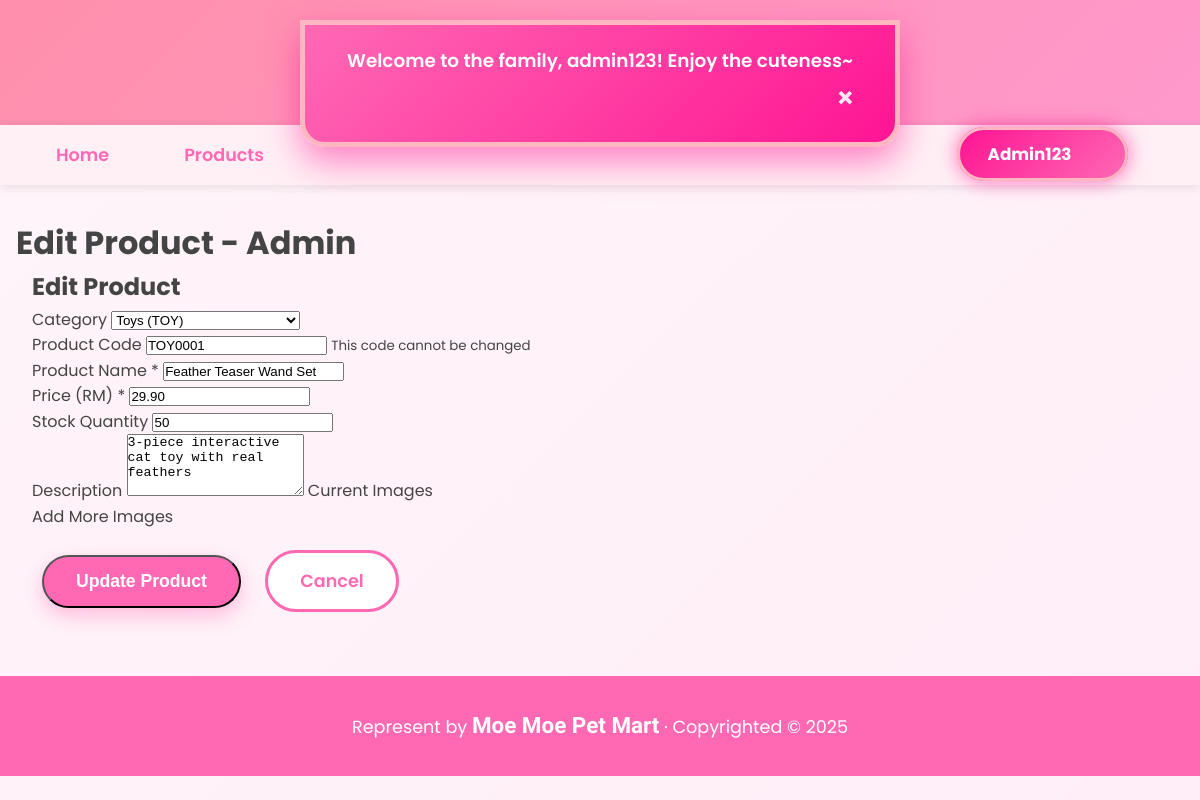
/admin/product_edit.php?id=1 (signed in), run on an earlier commit of the app's database.
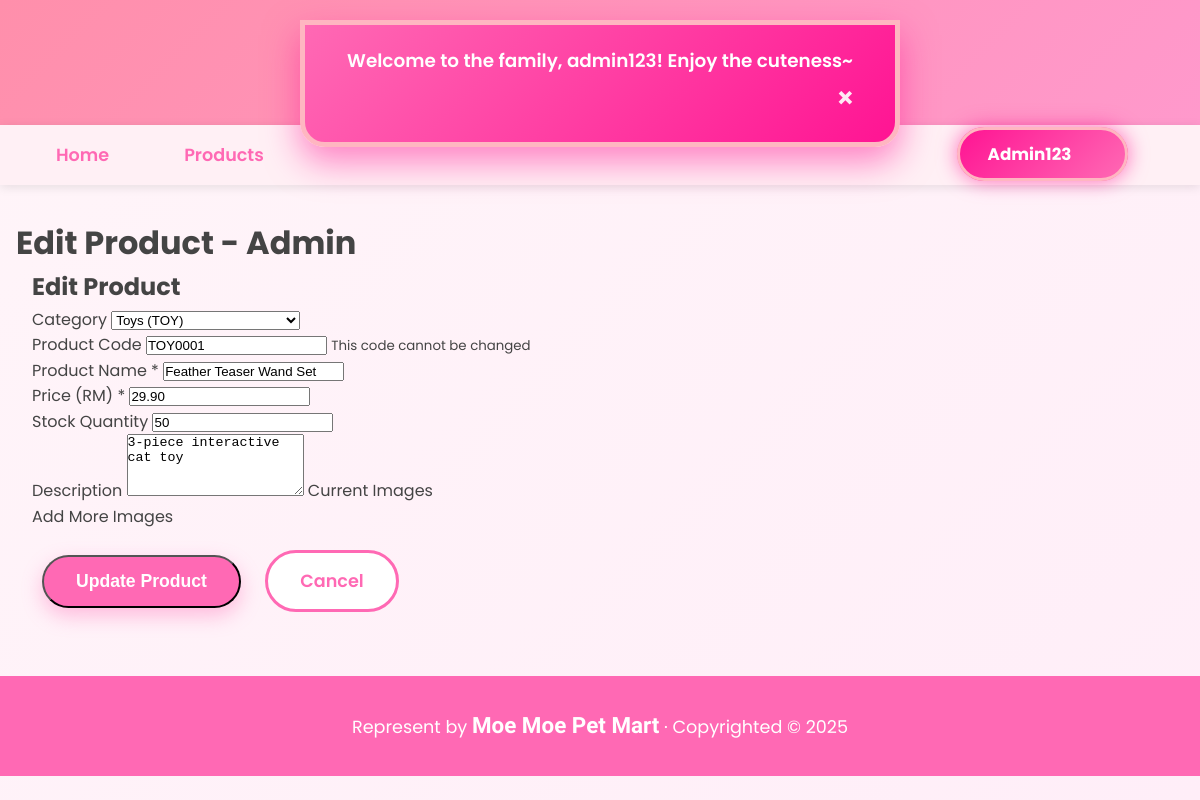
And on a later commit of the database.
### tables this page shows
CREATE TABLE `product` (
  `product_id` int(11) NOT NULL,
  `product_code` varchar(20) NOT NULL,
  `product_name` varchar(200) NOT NULL,
  `description` text DEFAULT NULL,
  `price` decimal(10,2) NOT NULL,
  `stock_quantity` int(11) DEFAULT 0,
  `category_id` int(11) NOT NULL,
  `is_active` tinyint(1) DEFAULT 1,
  `created_at` datetime DEFAULT current_timestamp(),
  `updated_at` datetime DEFAULT current_timestamp() ON UPDATE current_timestamp()
);

CREATE TABLE `category` (
  `category_id` int(11) NOT NULL,
  `category_code` varchar(10) NOT NULL,
  `category_name` varchar(100) NOT NULL,
  `description` text DEFAULT NULL,
  `created_at` datetime DEFAULT current_timestamp()
);

### _base.php (called while the page is built, shortened)
<?php
function encode($value) {
    return htmlentities($value);
}

### admin/product_edit.php (the view, shortened to what this page needs)
<?php
require '../_base.php';
$id = get('id');
$stmt = $_db->prepare("SELECT p.*, c.category_code FROM product p JOIN category c ON p.category_id = c.category_id WHERE p.product_id = ?");
$stmt->execute([$id]);
$product = $stmt->fetch();
$cats = $_db->query("SELECT * FROM category ORDER BY category_name")->fetchAll();
include '../_head.php';
?>
<div class="container">
    <h2>Edit Product</h2>
    <form action="product_process.php" method="post" enctype="multipart/form-data">
        <div class="form-grid">
            <div>
                <label>Category</label>
                <select name="category_id" required>
                    <?php foreach ($cats as $c): ?>
                        <option value="<?= $c->category_id ?>" <?= $c->category_id == $product->category_id ? 'selected' : '' ?>>
                            <?= encode($c->category_name) ?> (<?= $c->category_code ?>)
                        </option>
                    <?php endforeach; ?>
                </select>
            </div>
            <div>
                <label>Product Code</label>
                <input type="text" name="product_code" value="<?= encode($product->product_code) ?>" readonly>
                <small>This code cannot be changed</small>
            </div>
            <div>
                <label>Product Name <span class="req">*</span></label>
                <input type="text" name="product_name" value="<?= encode($product->product_name) ?>" required>
            </div>
            <div>
                <label>Price (RM) <span class="req">*</span></label>
                <input type="number" name="price" step="0.01" value="<?= $product->price ?>" required>
            </div>
            <div>
                <label>Stock Quantity</label>
                <input type="number" name="stock_quantity" value="<?= $product->stock_quantity ?>" min="0">
            </div>
        </div>
        <label>Description</label>
        <textarea name="description" rows="4"><?= encode($product->description) ?></textarea>
        <label>Current Images</label>
        <label>Add More Images</label>
        <div class="form-actions mt-20">
            <button type="submit" class="btn btn-primary">Update Product</button>
            <a href="product_list.php" class="btn btn-secondary">Cancel</a>
        </div>
    </form>
</div>
<?php include '../_foot.php'; ?>

What changed in the data, as far as the page shows it:
changed product "TOY0001": description "3-piece interactive cat toy with real feathers" → "3-piece interactive cat toy"
